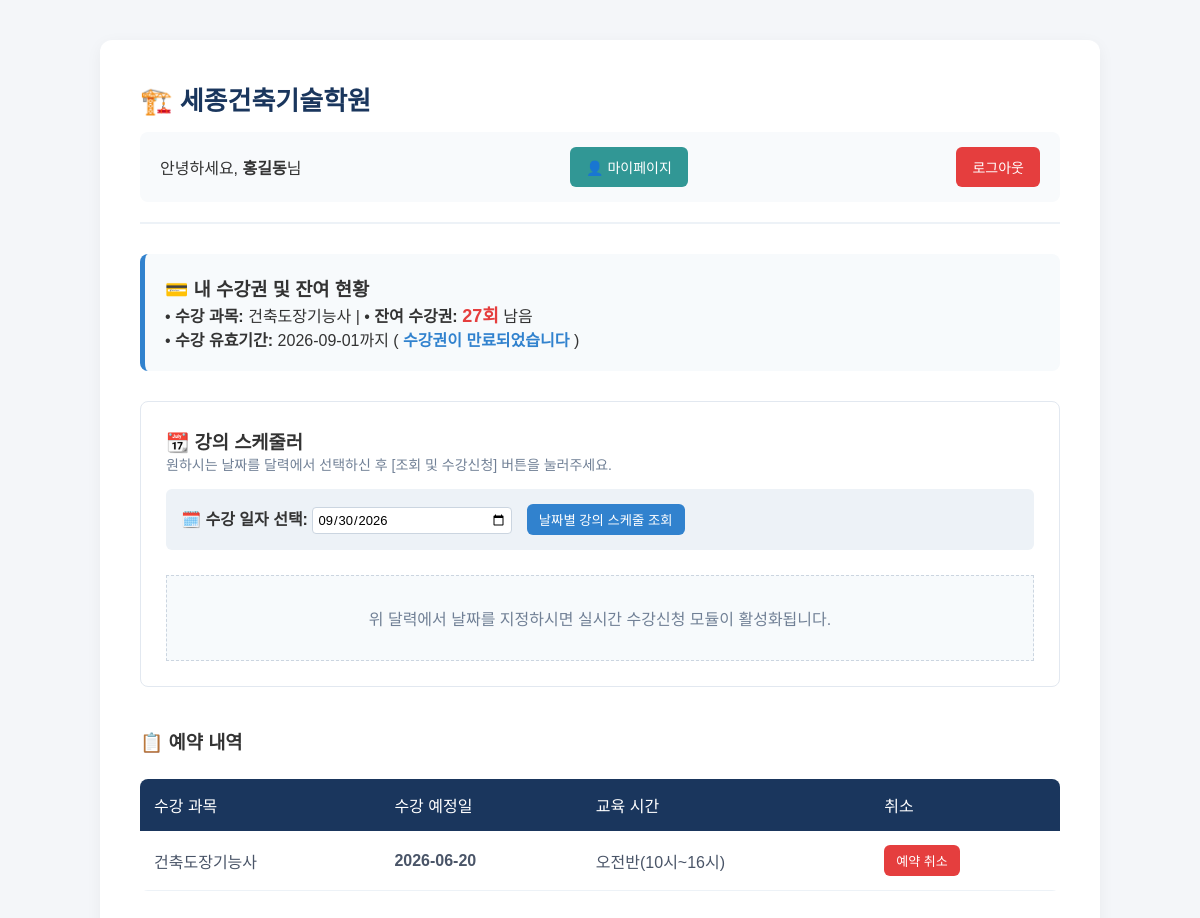
The app's page /index.php (signed in) with its own data.
### tables this page shows
CREATE TABLE `tickets` (
  `ticket_id` int(11) NOT NULL AUTO_INCREMENT,
  `user_id` varchar(15) NOT NULL,
  `months` int(11) DEFAULT '3',
  `total_count` int(11) DEFAULT '30',
  `remaining_count` int(11) DEFAULT '30',
  `expiry_date` date DEFAULT NULL,
  PRIMARY KEY (`ticket_id`),
  KEY `user_id` (`user_id`),
  CONSTRAINT `tickets_ibfk_1` FOREIGN KEY (`user_id`) REFERENCES `users` (`user_id`) ON DELETE CASCADE
);

CREATE TABLE `users` (
  `user_id` varchar(15) NOT NULL,
  `pwd` varchar(255) NOT NULL,
  `name` varchar(20) NOT NULL,
  `user_level` enum('student','admin') DEFAULT 'student',
  `interests` varchar(100) DEFAULT NULL,
  `purpose` varchar(100) DEFAULT NULL,
  `start_date` date DEFAULT NULL,
  `memo` text,
  PRIMARY KEY (`user_id`)
);

CREATE TABLE `reservations` (
  `res_id` int(11) NOT NULL AUTO_INCREMENT,
  `user_id` varchar(15) NOT NULL,
  `class_id` int(11) NOT NULL,
  `res_date` datetime DEFAULT CURRENT_TIMESTAMP,
  PRIMARY KEY (`res_id`),
  KEY `user_id` (`user_id`),
  KEY `class_id` (`class_id`),
  CONSTRAINT `reservations_ibfk_1` FOREIGN KEY (`user_id`) REFERENCES `users` (`user_id`) ON DELETE CASCADE,
  CONSTRAINT `reservations_ibfk_2` FOREIGN KEY (`class_id`) REFERENCES `classes` (`class_id`) ON DELETE CASCADE
);

CREATE TABLE `classes` (
  `class_id` int(11) NOT NULL AUTO_INCREMENT,
  `subject_name` enum('건축도장기능사','방수기능사','건축목공기능사','거푸집기능사') NOT NULL,
  `class_date` date NOT NULL,
  `time_slot` enum('오전반(10시~16시)','오후반(18시~24시)') NOT NULL,
  `max_students` int(11) DEFAULT '3',
  PRIMARY KEY (`class_id`)
);

### index.php (the view, shortened to what this page needs)
<?php
include './db_connect.php';
$is_logged = isset($_SESSION['user_id']);
$level = $is_logged ? $_SESSION['user_level'] : 'guest';
$user_id = $is_logged ? $_SESSION['user_id'] : '';
$user_info = null;
$days_left = 0;
if ($is_logged && $level === 'student') {
    $user_q = "SELECT u.name, u.interests, t.months, t.total_count, t.remaining_count, t.expiry_date
               FROM users u
               JOIN tickets t ON u.user_id = t.user_id
               WHERE u.user_id = '$user_id'";
    $user_res = mysqli_query($conn, $user_q);
    $user_info = mysqli_fetch_assoc($user_res);
    if ($user_info) {
        $today = new DateTime();
        $expiry = new DateTime($user_info['expiry_date']);
        $interval = $today->diff($expiry);
        $days_left = $interval->format('%r%a');
    }
}
?>
<!DOCTYPE html>
<html lang="ko">
<head>
    <link rel="stylesheet" href="css/style.css">
</head>
<body>
    <div class="container">
        <header>
            <h1>🏗️ 세종건축기술학원 </h1>
            <div class="auth-bar">
                <?php if($is_logged): ?>
                    <p>안녕하세요, <strong><?php echo htmlspecialchars($_SESSION['name']); ?></strong>님</p>
                    <?php if($level === 'student'): ?>
                        <a href="./member_page.php" class="btn active" style="background:#319795; color:white;">👤 마이페이지 </a>
                    <?php endif; ?>
                    <a href="./logout.php" class="btn" style="background:#e53e3e; color:white;">로그아웃</a>
                <?php else: ?>
                    <p class="guest-alert">📢 [비회원] 상태입니다. 달력 기반 전체 시간표 열람만 가능하며, 예약은 로그인 후 활성화됩니다.</p>
                    <a href="./login.php" class="btn">로그인</a> | <a href="./register.php" class="btn">수강생 가입신청</a>
                <?php endif; ?>
            </div>
        </header>
        <?php if ($is_logged && $level === 'student' && $user_info): ?>
            <div class="profile-card" style="background: #f7fafc; padding: 20px; border-radius: 8px; margin-bottom: 30px; border-left: 5px solid #3182ce;">
                <h3>💳 내 수강권 및 잔여 현황</h3>
                <p>• <b>수강 과목:</b> <?php echo htmlspecialchars($user_info['interests']); ?> | • <b>잔여 수강권:</b> <span style="color:#e53e3e; font-weight:bold; font-size:18px;"><?php echo $user_info['remaining_count']; ?>회</span> 남음</p>
                <p>• <b>수강 유효기간:</b> <?php echo $user_info['expiry_date']; ?>까지
                    (<span style="font-weight:bold; color:#3182ce;">
                        <?php echo ($days_left >= 0) ? "수강 만료까지 " . $days_left . "일 남았습니다" : "수강권이 만료되었습니다"; ?>
                    </span>)
                </p>
            </div>
        <?php endif; ?>
        <div class="booking-section" style="background:#fff; border:1px solid #e2e8f0; padding:25px; border-radius:8px; margin-bottom: 40px;">
            <h3>📆 강의 스케줄러</h3>
            <p style="color:#718096; font-size:14px; margin-bottom:15px;">원하시는 날짜를 달력에서 선택하신 후 [조회 및 수강신청] 버튼을 눌러주세요.</p>
            <form action="./index.php" method="GET" style="margin-bottom: 25px; background:#edf2f7; padding:15px; border-radius:6px;">
                <label style="font-weight:bold;">🗓️ 수강 일자 선택: </label>
                <input type="date" name="search_date" value="<?php echo isset($_GET['search_date']) ? $_GET['search_date'] : date('Y-m-d'); ?>" required class="input-table" style="width:200px; display:inline-block; margin-right:10px;">
                <button type="submit" class="btn-update" style="background:#3182ce;">날짜별 강의 스케줄 조회</button>
            </form>
            <?php
            if (isset($_GET['search_date'])):
                $search_date = mysqli_real_escape_string($conn, $_GET['search_date']);
                echo "<h4>🔍 " . htmlspecialchars($search_date) . " 개설 강의 및 신청 현황</h4>";
                $class_q = "SELECT c.*, COUNT(r.res_id) AS app_cnt
                            FROM classes c
                            LEFT JOIN reservations r ON c.class_id = r.class_id
                            WHERE c.class_date = '$search_date'
                            GROUP BY c.class_id";
                $class_res = mysqli_query($conn, $class_q);
                if (mysqli_num_rows($class_res) == 0) {
                    echo "<p style='color:#e53e3e; padding:10px;'>해당 날짜에는 개설된 학원 강의가 없습니다.</p>";
                } else {
                    echo "<table class='styled-table'>
                            <tr><th>수강 과목</th><th>배정 교시</th><th>신청 현황(정원)</th><th>예약/행정 상태</th></tr>";
                    while ($c_row = mysqli_fetch_assoc($class_res)) {
                        $is_my_booking = false;
                        if ($is_logged && $level === 'student') {
                            $my_res_q = "SELECT res_id FROM reservations WHERE user_id='$user_id' AND class_id='{$c_row['class_id']}'";
                            $my_res_check = mysqli_query($conn, $my_res_q);
                            $is_my_booking = (mysqli_num_rows($my_res_check) > 0);
                        }
                        $is_full = ($c_row['app_cnt'] >= $c_row['max_students']);
                        echo "<tr>
                                <td><b>{$c_row['subject_name']}</b></td>
                                <td>{$c_row['time_slot']}</td>
                                <td>{$c_row['app_cnt']} / {$c_row['max_students']} 명</td>
                                <td>";
                        if (!$is_logged) {
                            echo "<span class='badge end' style='background:#a0aec0;'>🔒 로그인 필요</span>";
                        }
                        else if ($level === 'admin') {
                            echo "<span class='badge ing' style='background:#4a5568;'>행정 모니터링중</span>";
                        }
                        else {
                            if ($is_my_booking) {
                                echo "<a href='./cancel_process.php?class_id={$c_row['class_id']}&search_date={$search_date}' class='btn-delete' onclick='return confirm(\"수업 2일 전까지만 무료 취소가 가능합니다. 정말 예약 취소하시겠습니까?\");'>수강 취소하기</a>";
                            } else {
                                if ($is_full) {
                                    echo "<span class='badge end' style='padding:8px 12px;'>🚫 정원 마감</span>";
                                } else {
                                    echo "<a href='./reserve_action.php?class_id={$c_row['class_id']}&search_date={$search_date}' class='btn-apply' style='background:#48bb78; text-decoration:none; display:inline-block; padding:6px 12px; color:#fff; border-radius:4px;'>수강신청</a>";
                                }
                            }
                        }
                        echo "</td></tr>";
                    }
                    echo "</table>";
                }
            else:
                echo "<p style='color:#718096; text-align:center; padding:30px; border:1px dashed #cbd5e0; background:#f7fafc;'>위 달력에서 날짜를 지정하시면 실시간 수강신청 모듈이 활성화됩니다.</p>";
            endif;
            ?>
        </div>
        <?php if ($is_logged && $level === 'student'): ?>
            <div style="margin-top:20px;">
                <h3>📋 예약 내역 </h3>
                <table class="styled-table">
                    <thead>
                        <tr><th>수강 과목</th><th>수강 예정일</th><th>교육 시간</th><th>취소</th></tr>
                    </thead>
                    <tbody>
                        <?php
                        $my_list_q = "SELECT r.res_id, c.class_id, c.subject_name, c.class_date, c.time_slot
                                      FROM reservations r
                                      JOIN classes c ON r.class_id = c.class_id
                                      WHERE r.user_id = '$user_id'
                                      ORDER BY c.class_date ASC";
                        $my_res = mysqli_query($conn, $my_list_q);
                        while($my_row = mysqli_fetch_assoc($my_res)) {
                            echo "<tr>
                                <td>{$my_row['subject_name']}</td>
                                <td><b>{$my_row['class_date']}</b></td>
                                <td>{$my_row['time_slot']}</td>
                                <td><a href='./cancel_process.php?class_id={$my_row['class_id']}&search_date={$my_row['class_date']}' class='btn-delete' onclick='return confirm(\"정말 취소하시겠습니까?\");'>예약 취소</a></td>
                            </tr>";
                        }
                        ?>
                    </tbody>
                </table>
            </div>
        <?php endif; ?>
    </div>
</body>
</html>

### style.css (style rules this page uses)
* { margin: 0; padding: 0; box-sizing: border-box; font-family: 'Noto Sans KR', sans-serif; }
body { background-color: #f4f6f9; color: #333; padding: 40px 20px; }
.container { max-width: 1000px; margin: 0 auto; background: #ffffff; padding: 40px; border-radius: 12px; box-shadow: 0 4px 16px rgba(0,0,0,0.05); }
header { margin-bottom: 30px; border-bottom: 2px solid #edf2f7; padding-bottom: 20px; }
header h1 { color: #1a365d; font-size: 26px; font-weight: 700; }
.auth-bar { background: #f8fafc; padding: 15px 20px; border-radius: 8px; display: flex; justify-content: space-between; align-items: center; margin-top: 15px; }
.styled-table { width: 100%; border-collapse: collapse; margin: 25px 0; border-radius: 8px; overflow: hidden; }
.styled-table th { background-color: #1a365d; color: white; padding: 14px; font-weight: 500; text-align: left; }
.styled-table td { padding: 14px; border-bottom: 1px solid #edf2f7; color: #4a5568; }
.btn, .btn-apply, .btn-delete, .btn-s { text-decoration: none; border-radius: 6px; border: none; cursor: pointer; display: inline-block; font-weight: 500; }
.btn { padding: 10px 16px; background: #edf2f7; color: #4a5568; font-size: 14px; }
.btn.active { background: #3182ce; color: white; }
.btn-delete { padding: 6px 12px; background: #e53e3e; color: white; font-size: 13px; }
.btn-update { padding: 6px 12px; background: #319795; color: white; border: none; border-radius: 6px; cursor: pointer; }
.profile-card { background: #f8fafc; border-left: 4px solid #1a365d; padding: 20px; margin-bottom: 25px; border-radius: 0 8px 8px 0; }
.input-table { padding: 4px; border: 1px solid #cbd5e0; border-radius: 4px; font-size: 13px; }

### records on screen
tickets: user.interests "건축도장기능사", remaining_count "27", expiry_date "2026-09-01"
reservations: class.subject_name "건축도장기능사", class.class_date "2026-06-20", class.time_slot "오전반(10시~16시)"

### other values on screen
$_SESSION['name'] "홍길동"
